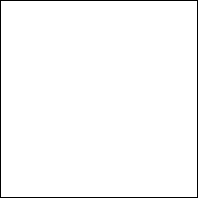

Write the Python code that produced this figure.
#!/usr/bin/env python3

import pyemf

width=197
height=197
dpi=1

emf=pyemf.EMF(width,height,dpi)
thin=emf.CreatePen(pyemf.PS_SOLID,1,(0x01,0x02,0x03))
emf.Comment()
emf.SelectObject(thin)
emf.Rectangle(0, 0, width, height)
emf.save("test.emf")
